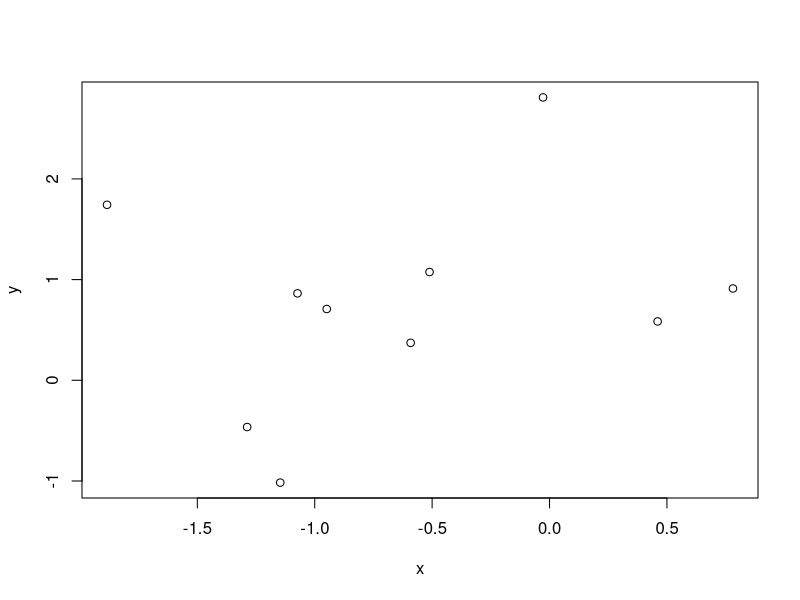

The R script that drew this image:
## ---- chunk 1
# This is to test code blocks which produce no output, and so can't easily be
# diffed
d <- data.frame(x = rnorm(10), y = rnorm(10))
## ---- chunk 2
plot(d)
